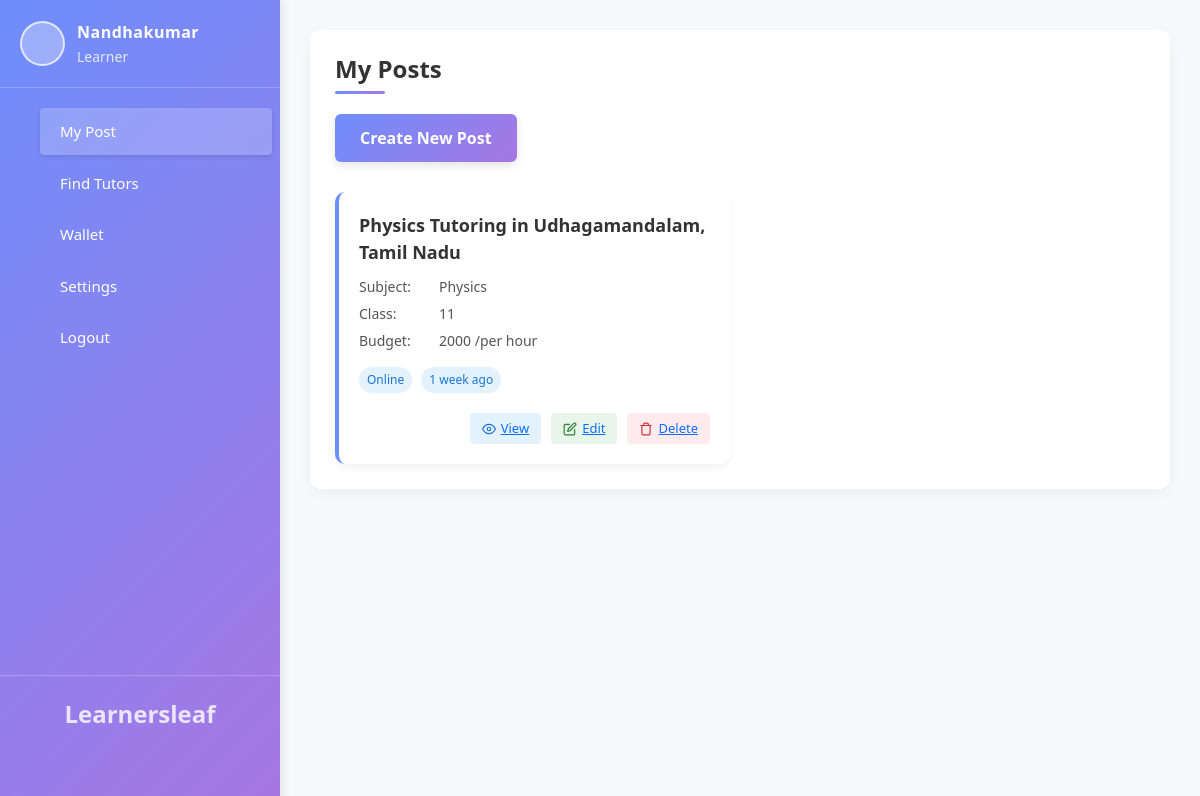
Page /mypost/test@gmail.com/ on the committed database.
### kovai_app/models.py (models this page shows)
class TutorRequest(models.Model):
    user = models.OneToOneField(User, on_delete=models.CASCADE,null=True,blank=True)
    id = models.AutoField(primary_key=True)
    name = models.CharField(max_length=100,null=True,blank=True)
    email = models.EmailField()
    location = models.CharField(max_length=255)
    phone = models.CharField(max_length=15)
    w_number = models.CharField(max_length=15,null=True,blank=True)
    password= models.CharField(max_length=100,null=True,blank=True)
    coin=models.IntegerField(null=True, blank=True)
    mobile_otp=models.IntegerField(null=True, blank=True)
    gender=models.CharField(max_length=100,null=True,blank=True)

class Requestpost(models.Model):
    email = models.EmailField(null=True, blank=True)
    classes = models.CharField(max_length=225, null=True, blank=True)
    curriculum= models.CharField(max_length=20,  null=True, blank=True)
    dyr = models.TextField(verbose_name="Details of your requirement",null=True, blank=True)
    dates = models.DateTimeField(default=timezone.now)
    subject = models.CharField(max_length=255,null=False, blank=False)
    two_subject = models.CharField(max_length=255, null=True, blank=True)
    three_subject = models.CharField(max_length=255, null=True, blank=True)
    four_subject = models.CharField(max_length=255, null=True, blank=True)
    five_subject = models.CharField(max_length=255, null=True, blank=True)
    i_want = models.CharField(max_length=50, choices=[
        ("tutoring", "Tutoring"),
        ("assignment_help", "Assignment Help")
    ],null=False, blank=False)
    imagess = models.ImageField(upload_to='images/',null=True,blank=True)
    meeting_option = models.CharField(max_length=255, null=True,blank=True)
    budget = models.CharField(max_length=255)
    budget_need = models.CharField(max_length=50, choices=[
        ("per_hour", "per hour"),
        ("per_day", "per day"),
        ("per_week", "per week"),
        ("per_month", "per month")
    ])
    language = models.CharField(max_length=255,null=True, blank=True)
    need = models.CharField(max_length=10, choices=[
        ("part_time", "Part time"),
        ("full_time", "Full time")
    ] ,null=False, blank=False)
    gender = models.CharField(max_length=10, choices=[
        ("male", "Male"),
        ("female", "Female"),
        ("both", "Both")
    ],null=True,blank=True)
    location = models.CharField(max_length=255,null=True,blank=True)
    profile_photo = models.ImageField(upload_to=upload_to_stu,null=True)
    filename=models.CharField(max_length=200,  null=True, blank=True)
    coin=models.IntegerField(null=True, blank=True)
    count=models.IntegerField(null=True, blank=True)

### kovai_app/views.py (the view)
# urls.py: path('mypost/<str:email>/', views.mypost, name='mypost'),
def mypost(request,email):
    post = Requestpost.objects.filter(email=email).order_by('-id')
    student = TutorRequest.objects.filter(email=email).first()
    return render(request,"mypost.html",{"all":post,"post":student})

### kovai_app/templates/mypost.html (shortened to what this page needs)
<!DOCTYPE html>
<html lang="en">
<head>
     <link href="https://cdn.jsdelivr.net/npm/bootstrap@5.3.3/dist/css/bootstrap.min.css" rel="stylesheet">
</head>
<body>
    <div class="teacher-dashboard-container">
        <div class="teacher-dashboard-sidebar" id="teacher-dashboard-sidebar">
            <div class="teacher-dashboard-profile-section">
                <div class="teacher-dashboard-profile-info">
                    <div class="teacher-dashboard-avatar"></div>
                    <div>
                        <div class="teacher-dashboard-user-name">{{post.name|title}}</div>
                        <div class="teacher-dashboard-user-role">Learner</div>
                    </div>
                </div>
            </div>
            <nav class="teacher-dashboard-sidebar-nav">
                <ul>
                     <li class="teacher-dashboard-menu-item">
                        <button class="teacher-dashboard-menu-button teacher-dashboard-active-menu" data-menu="create-post">My Post</button>
                    </li>
                    <li class="teacher-dashboard-menu-item">
                        <a   style="text-decoration: none;" href="/h_all_teachers">  <button class="teacher-dashboard-menu-buttons" > Find Tutors</button></a>
                    </li>
                    <li class="teacher-dashboard-menu-item">
                        <button class="teacher-dashboard-menu-button " data-menu="wallet">Wallet</button>
                    </li>
                    <li class="teacher-dashboard-menu-item">
                        <button class="teacher-dashboard-menu-button" data-menu="settings">Settings</button>
                    </li>
                    <li class="teacher-dashboard-menu-item">
                        <button class="teacher-dashboard-menu-button" data-menu="logout">Logout</button>
                    </li>
                </ul>
                <div class="teacher-dashboard-logo-bottom" style="margin-top: auto; padding: 20px; text-align: center; color: rgba(255, 255, 255, 0.8); font-weight: 600; font-size: 16px; border-top: 1px solid rgba(255, 255, 255, 0.2);">
                    <p style="font-size: 1.5rem;">Learnersleaf</p>
                </div>
            </nav>
        </div>
        <div class="teacher-dashboard-main-content">
             <div class="teacher-dashboard-content-section teacher-dashboard-active" id="create-post-content">
                <h2 class="teacher-dashboard-content-title">My Posts</h2>
                <a  style="text-decoration: none;" href="/add_post/{{post.email}}">  <button class="create-post-button" id="create-post-btn">
                   Create New Post
                </button></a>
                <div class="posts-container" id="posts-container">
                    {% for i in all %}
                    <div class="post-card">
                        <div class="post-title">{{i.subject}} Tutoring  in {{i.location}} </div>
                        <div class="post-details">
                            <div class="post-detail-item">
                                <span class="post-detail-label">Subject:</span>
                                <span>{{i.subject}}</span>
                            </div>
                            <div class="post-detail-item">
                                <span class="post-detail-label">Class:</span>
                                <span>{{i.classes}}</span>
                            </div>
                            <div class="post-detail-item">
                                <span class="post-detail-label">Budget:</span>
                                <span>{{i.budget}} /{{i.budget_need}}</span>
                            </div>
                        </div>
                        <div>
                            <span class="post-tag online">{{i.meeting_option}}</span>
                            <span class="post-tag online">{{ i.dates|timesince }} ago</span>
                        </div>
                        <div class="post-actions">
                            <button class="post-action-button view-button" onclick="openViewModal(0)">
                                <svg xmlns="http://www.w3.org/2000/svg" width="14" height="14" viewBox="0 0 24 24" fill="none" stroke="currentColor" stroke-width="2" stroke-linecap="round" stroke-linejoin="round">
                                    <path d="M1 12s4-8 11-8 11 8 11 8-4 8-11 8-11-8-11-8z"></path>
                                    <circle cx="12" cy="12" r="3"></circle>
                                </svg>
                                <a  href="/student_post/{{post.email}}/{{i.id}}">View</a>
                            </button>
                            <button class="post-action-button edit-button" onclick="openEditModal(0)">
                                <a href="/student_update/{{post.email}}/{{i.id}}">Edit</a>
                            </button>
                            <button class="post-action-button delete-button" onclick="confirmDelete(0)">
                                <a href="/delete_post/{{i.id}}"> Delete</a>
                            </button>
                        </div>
                    </div>
                    {% endfor %}
                </div>
        </div>
        </div>
    </div>
</body>
</html>

### rows in the picture
TutorRequest: name "Nandhakumar"
Requestpost: subject "Physics", location "Udhagamandalam, Tamil Nadu", classes "11", budget "2000", budget_need "per hour", meeting_option "Online", dates "1 week"
